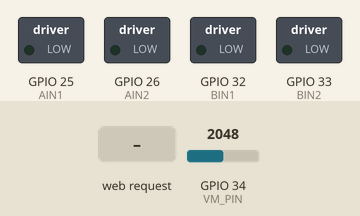
A sketch run on a simulated ESP32. Parts: switched loads named in the sketch (green lamp = pin HIGH). The test bench sets the inputs (shaded band); at power-on: GPIO 34 (VM_PIN) = 2048. Pins used as bus, display or sensor lines are not drawn.

Above: at 1.2 s.
1.3 s: HTTP request GET /fahr?v=1 received
At 2.3 s:
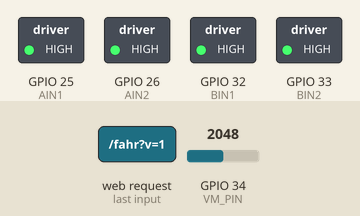
3.1 s: HTTP request GET /fahr?w=1 received
At 3.25 s:
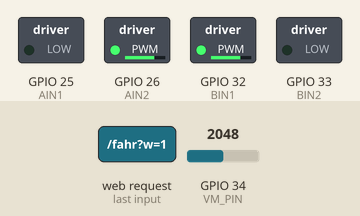
4.9 s: HTTP request GET /fahr?v=1&w=1 received
At 5.05 s:
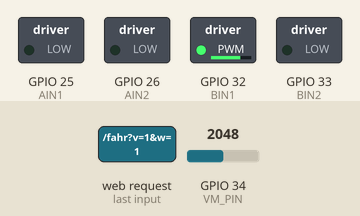
Timing chart, 0 to 7.9 s (numbered marks = the images above; inputs shaded):
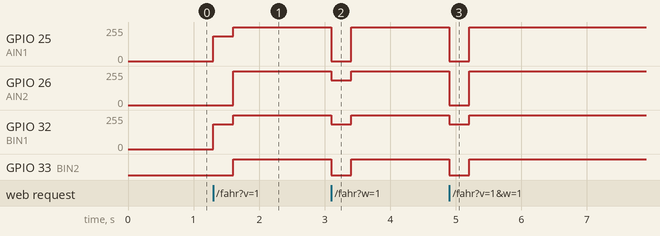

The sketch:

r-6-2-fernsteuerung.ino
```cpp
// Kampagne 2, Mission 6.2 und 6.3: Fernsteuerung mit Notaus
// Board: ESP32 Dev Module. Akku-Betrieb wie ab Mission 2.2. Fährt auf dem Boden!
// Motoren: AIN1 25, AIN2 26 (links)  BIN1 32, BIN2 33 (rechts)  nSLEEP 27   VM-Teiler: GPIO 34
//
// Handy mit dem WLAN des Roboters verbinden, http://192.168.4.1 öffnen.
// Die Seite schickt alle 100 ms, wie schnell gefahren und gelenkt werden soll.
// Notaus: Kommt NOTAUS_MS lang kein Befehl, bremst der Roboter sofort (Mission 6.3).

#include <WiFi.h>
#include <WebServer.h>

const char* WLAN_NAME = "Roboter-0toHero";
const char* WLAN_PASSWORT = "bitte-aendern";   // mindestens 8 Zeichen, eigenes wählen!
const int AIN1 = 25, AIN2 = 26, BIN1 = 32, BIN2 = 33, SLEEP = 27, VM_PIN = 34;
const int ANLAUF = 85;
const int MAX_PROZENT = 60;               // Höchstgeschwindigkeit für die Fernsteuerung
const unsigned long NOTAUS_MS = 300;      // Mission 6.3

WebServer server(80);
unsigned long letzterBefehl = 0;
bool steht = true;
unsigned long befehle = 0, notstopps = 0;

int prozentZuPwm(float p) { p = constrain(p, -100.0f, 100.0f); if (fabs(p) < 0.5) return 0; int b = map((long)fabs(p), 1, 100, ANLAUF, 255); return p > 0 ? b : -b; }
void fahre(float l, float r) {
  int a = prozentZuPwm(l), b = prozentZuPwm(r);
  ledcWrite(AIN1, a > 0 ? a : 0); ledcWrite(AIN2, a < 0 ? -a : 0);
  ledcWrite(BIN1, b > 0 ? b : 0); ledcWrite(BIN2, b < 0 ? -b : 0);
}
void bremsen() { ledcWrite(AIN1, 255); ledcWrite(AIN2, 255); ledcWrite(BIN1, 255); ledcWrite(BIN2, 255); }

const char SEITE[] = R"rawliteral(<!DOCTYPE html>
<html lang="de"><head><meta charset="utf-8">
<meta name="viewport" content="width=device-width, initial-scale=1, user-scalable=no">
<title>Fernsteuerung</title>
<style>
body{font-family:sans-serif;background:#111;color:#eee;margin:1rem;text-align:center;user-select:none;-webkit-user-select:none}
#feld{width:280px;height:280px;margin:1rem auto;border-radius:50%;background:#222;border:3px solid #cba6f7;position:relative;touch-action:none}
#knopf{width:70px;height:70px;border-radius:50%;background:#cba6f7;position:absolute;left:105px;top:105px}
#stop{font-size:1.4rem;padding:1rem 2.5rem;background:#f38ba8;color:#111;border:0;border-radius:1rem}
small{color:#999}
</style></head><body>
<h2>Fernsteuerung</h2>
<div id="feld"><div id="knopf"></div></div>
<button id="stop">STOPP</button>
<p>Antwortzeit: <b id="ms">–</b> ms · Akku: <b id="akku">–</b> V</p>
<p><small id="nachweis"></small></p>
<script>
const feld = document.getElementById('feld'), knopf = document.getElementById('knopf');
let v = 0, w = 0, aktiv = false;
function setzen(e) {
  const r = feld.getBoundingClientRect(), p = e.touches ? e.touches[0] : e;
  let x = (p.clientX - r.left - 140) / 140, y = (p.clientY - r.top - 140) / 140;
  const l = Math.hypot(x, y); if (l > 1) { x /= l; y /= l; }
  v = -y; w = -x;                      // oben = vorwärts, links = nach links lenken
  knopf.style.left = (105 + x * 140) + 'px'; knopf.style.top = (105 + y * 140) + 'px';
}
function los(e) { aktiv = true; setzen(e); e.preventDefault(); }
function weg() { aktiv = false; v = 0; w = 0; knopf.style.left = '105px'; knopf.style.top = '105px'; }
feld.addEventListener('pointerdown', los); feld.addEventListener('pointermove', e => { if (aktiv) setzen(e); });
window.addEventListener('pointerup', weg); window.addEventListener('pointercancel', weg);
document.getElementById('stop').addEventListener('click', weg);
// Alle 100 ms einen Befehl schicken, auch wenn sich nichts ändert: Das ist der Herzschlag.
setInterval(async () => {
  const t0 = performance.now();
  try {
    const r = await fetch('/fahr?v=' + v.toFixed(2) + '&w=' + w.toFixed(2));
    const d = await r.json();
    document.getElementById('ms').textContent = Math.round(performance.now() - t0);
    document.getElementById('akku').textContent = d.akku.toFixed(2);
    document.getElementById('nachweis').textContent = d.nachweis;
  } catch (e) { document.getElementById('ms').textContent = 'keine Verbindung'; }
}, 100);
</script></body></html>)rawliteral";

void fahrBefehl() {
  float v = constrain(server.arg("v").toFloat(), -1.0f, 1.0f);   // vorwärts/rückwärts
  float w = constrain(server.arg("w").toFloat(), -1.0f, 1.0f);   // lenken, + = links
  letzterBefehl = millis();
  befehle++;
  if (fabs(v) < 0.05 && fabs(w) < 0.05) { if (!steht) bremsen(); steht = true; }
  else {
    // Differenzialantrieb wie in Mission 2.4: links = v − w, rechts = v + w
    float l = constrain(v - w, -1.0f, 1.0f), r = constrain(v + w, -1.0f, 1.0f);
    fahre(l * MAX_PROZENT, r * MAX_PROZENT);
    steht = false;
  }
  char nachweis[64] = "";
  if (befehle >= 300 && notstopps >= 1) snprintf(nachweis, sizeof nachweis, "KW-CHECK:r-6-3:%012llX:%lu", (unsigned long long)ESP.getEfuseMac(), notstopps);
  else if (befehle >= 300) snprintf(nachweis, sizeof nachweis, "KW-CHECK:r-6-2:%012llX:%lu", (unsigned long long)ESP.getEfuseMac(), befehle);
  float akku = analogReadMilliVolts(VM_PIN) * 2 / 1000.0;
  server.send(200, "application/json", String("{\"akku\":") + String(akku, 2) + ",\"nachweis\":\"" + nachweis + "\"}");
}

void setup() {
  pinMode(SLEEP, OUTPUT); digitalWrite(SLEEP, HIGH); delay(2);
  ledcAttach(AIN1, 20000, 8); ledcAttach(AIN2, 20000, 8);
  ledcAttach(BIN1, 20000, 8); ledcAttach(BIN2, 20000, 8);
  fahre(0, 0);
  pinMode(VM_PIN, INPUT);
  WiFi.mode(WIFI_AP);
  WiFi.softAP(WLAN_NAME, WLAN_PASSWORT);
  server.on("/", []() { server.send(200, "text/html", SEITE); });
  server.on("/fahr", fahrBefehl);
  server.begin();
}

void loop() {
  server.handleClient();
  // Notaus: Herzschlag ausgeblieben? Dann sofort bremsen.
  if (!steht && millis() - letzterBefehl > NOTAUS_MS) {
    bremsen();
    steht = true;
    notstopps++;
  }
}
```

Measured:
- after the input at 1.3 s, GPIO 25 (AIN1), GPIO 32 (BIN1): 0/255 → 185/255 at once, → 255/255 0.30 s later; GPIO 26 (AIN2): 0/255 → 255/255 after 0.30 s; GPIO 33 (BIN2): LOW → HIGH after 0.30 s
- after the input at 3.1 s, GPIO 25 (AIN1): 255/255 → 0/255 at once, → 255/255 0.30 s later; GPIO 26 (AIN2), GPIO 32 (BIN1): 255/255 → 185/255 at once, → 255/255 0.30 s later; GPIO 33 (BIN2): HIGH → LOW at once, → HIGH 0.30 s later
- after the input at 4.9 s, GPIO 25 (AIN1), GPIO 26 (AIN2): 255/255 → 0/255 at once, → 255/255 0.30 s later; GPIO 32 (BIN1): 255/255 → 185/255 at once, → 255/255 0.30 s later; GPIO 33 (BIN2): HIGH → LOW at once, → HIGH 0.30 s later
